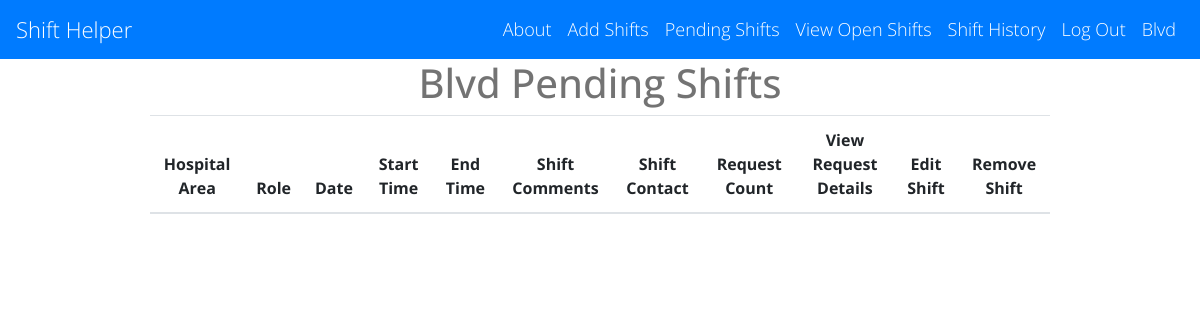
Page /pending_shifts (signed in) on the earlier database version.
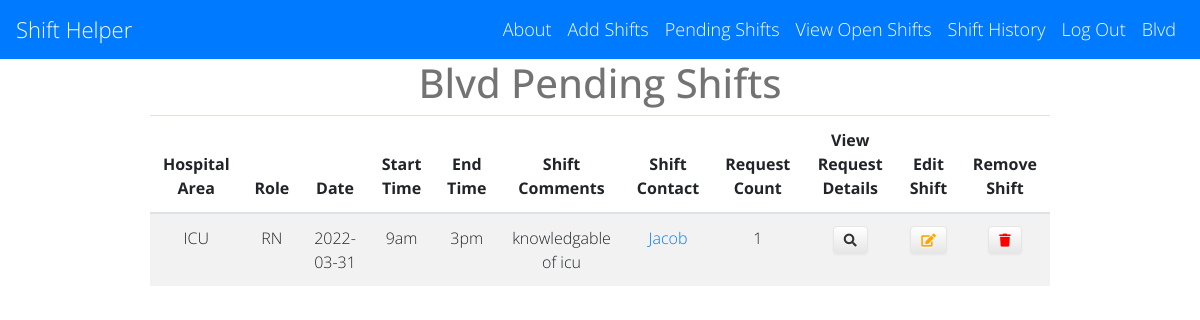
Same page on the later database version.
### main.py (models this page shows)
class Shifts(db.Model):
    shift_id = db.Column(db.Integer, primary_key=True)
    hospital_id = db.Column(db.Integer)
    area = db.Column(db.String)
    role = db.Column(db.String)
    date = db.Column(db.Date)
    start_time = db.Column(db.String)
    end_time = db.Column(db.String)
    comments = db.Column(db.String)
    status = db.Column(db.String)
    picked_up_by = db.Column(db.String)
    approved_dt_tm = db.Column(db.TIMESTAMP)
    create_dt_tm = db.Column(db.TIMESTAMP)
    contact_name = db.Column(db.String)
    contact_email = db.Column(db.String)

### main.py (the view)
@app.route('/pending_shifts', methods=['GET', 'POST'])
@login_required
def pending_shifts():
    cur_hospital = Hospital.query.get(current_user.id)
    cur_date = date.today()
    open_shifts = db.session.query(Shifts) \
        .join(Requests, Requests.shift_id == Shifts.shift_id, isouter=True) \
        .filter(Shifts.date >= cur_date, Shifts.hospital_id == current_user.id, Shifts.status != 'Approved'
                , Shifts.status != 'Removed') \
        .order_by(Shifts.area, Shifts.role, Shifts.date, Shifts.start_time, Shifts.end_time) \
        .with_entities(Shifts.area, Shifts.role, Shifts.date, Shifts.start_time, Shifts.end_time, Shifts.shift_id
                       , Shifts.contact_name, Shifts.contact_email
                       , Shifts.comments.label('shift_comments'), func.count(Requests.shift_id).label('request_count')) \
        .group_by(Shifts.area, Shifts.role, Shifts.date, Shifts.start_time, Shifts.end_time, Shifts.shift_id
                  , Shifts.comments, Shifts.contact_name, Shifts.contact_email)
    return render_template('pending_shifts.html', shifts=open_shifts, hospital=cur_hospital, logged_in=True)

### main.py (called while the page is built)
@login_manager.user_loader
def load_user(user_id):
    return Hospital.query.get(int(user_id))

### templates/pending_shifts.html (shortened to what this page needs)
{% extends 'base.html' %}
{% block content %}
<div class="table-responsive">
  <div class="row">
    <div class="col-sm-12">
      <h1 style="text-align: center"> {{ current_user.hospital_name }} Pending Shifts</h1>
	  <table id="data" class="table table-striped table-lg">
        <thead>
            <tr>
                <th>Hospital Area</th>
                <th>Role</th>
                <th>Date</th>
                <th>Start Time</th>
                <th>End Time</th>
                <th>Shift Comments</th>
                <th>Shift Contact</th>
                <th>Request Count</th>
                <th>View Request Details</th>
                <th>Edit Shift</th>
                <th>Remove Shift</th>
            </tr>
        </thead>
          <tbody>
              {% for row in shifts %}
                  <tr>
                      <td>{{ row.area }}</td>
                      <td>{{ row.role }}</td>
                      <td>{{ row.date }}</td>
                      <td>{{ row.start_time }}</td>
                      <td>{{ row.end_time }}</td>
                      <td>{{ row.shift_comments }}</td>
                      <td><a href="mailto:{{ row.contact_email }}">{{ row.contact_name }}</a></td>
                      <td>{{ row.request_count }}</td>
                      <td><a href="{{ url_for('request_detail',id=row.shift_id) }}">
                          <button class="btn btn-lg" style="background-color:transparent;">
                              <i class="fa fa-search"></i>
                          </button>
                      </a></td>
                      <td><a href="{{ url_for('edit_shift',id=row.shift_id) }}">
                          <button class="btn btn-lg" style="background-color:transparent;">
                              <i class="fa fa-edit" style="color: orange"></i>
                          </button>
                      </a></td>
                      <td><a href="{{ url_for('remove_shift',id=row.shift_id) }}">
                          <button class="btn btn-lg" style="background-color:transparent;">
                              <i class="fa fa-trash" style="color: red;" aria-hidden="true"></i>
                          </button>
                      </a></td>
                  </tr>
              {% endfor %}
          </tbody>
  	  </table>
    </div>
  </div>
</div>
{% endblock %}

Differences in the rows shown:
added Shifts: area "ICU", role "RN", date "2022-03-31", start_time "9am", end_time "3pm", shift_comments "knowledgable of icu", contact_name "Jacob", request_count "1"
